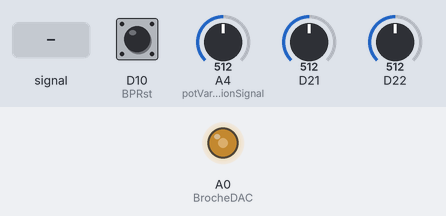
Bench run of a sketch on a simulated Arduino Zero (SAMD21). Parts: output pins drawn as LEDs (lit = HIGH). The test bench sets the inputs (shaded band); at power-on: A4 (potVariationSignal) = 512, D21 = 512, D10 (BPRst) HIGH, D22 = 512 (analog values on the 0–1023 scale). What the sketch prints to the serial monitor is not drawn.

Above: at 1.2 s.
1.3 s: A4 (potVariationSignal) fed a 200 Hz sine of ±81 counts around its level
4.3 s: A4 (potVariationSignal) set to 0
At 5.5 s:
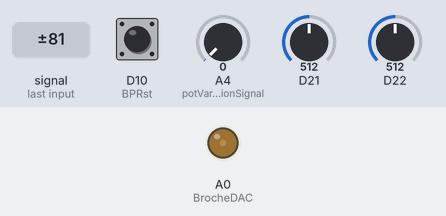
5.8 s: A4 (potVariationSignal) set to 1023
At 7.0 s:
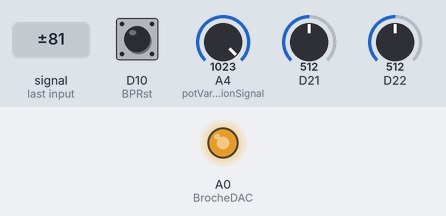
7.3 s: A4 (potVariationSignal) set to 511
At 8.2 s:
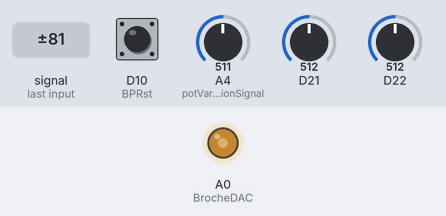
8.8 s: A4 (potVariationSignal) fed a 1000 Hz sine of ±255 counts around its level
11.8 s: D21 set to 0
Timing chart, 0 to 15.8 s (numbered marks = the images above; inputs shaded):
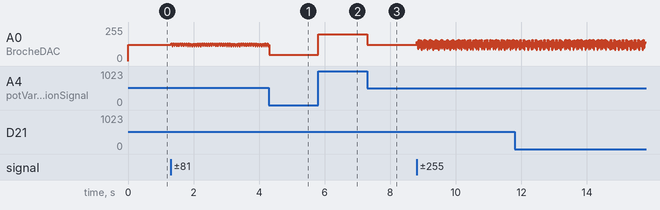

Measured:
- after the input at 5.8 s, A0 (BrocheDAC): 47/255 → 199/255 at once
- after the input at 7.3 s, A0 (BrocheDAC): 199/255 → 123/255 at once

The sketch:

calculo02.ino
```cpp
  //++++++++++++++++++++++++++++++++++++++++++++++++++++++++++++++++++++++++++++++++++++++++++++++++++++++++++++++++++++++++++++++++++++++++++++++++++++++++++++++++++++++++++++
  // Claude DUFOURMONT Le 05/04/2022
  // claude.dufourmont@laposte.net
  // https://www.youtube.com/c/ClaudeDufourmont
  // Nouveau concept pour calculer la résistance série d'une LED, en prenant en compte une donnée supplémentaire : la perception de la luminosité par l'oeil humain
  // Ce code est associé à la vidéo YouTube : https://youtu.be/AS8kzdWavEM
  // Ce code est associé à Github :https://github.com/claudiusmarius/https-github.com-claudiusmarius-LED-CALCULATOR---NEW-CONCEPT/upload/main
  // https://pastebin.com/CZHDZ07r
  //+++++++++++++++++++++++++++++++++++++++++++++++++++++++++++++++++++++++++++++++++++++++++++++++++++++++++++++++++++++++++++++++++++++++++++++++++++++++++++++++++++++++++++

  #define BrocheDAC A0                  // Envoie signal ANA vers la base du transistor Q1
  #define potVariationSignal A4         // Curseur potentiomètre su A4
  #define BrocheVC A8                   // "Image"tension collecteur  sur A8
  #define BrocheVE A7                   // "Image"tension émetteur  sur A7
  #define BPRst 10                      // Bouton de rst

  int etatBPRst = LOW;

  int ValueDAC;                         // Echelle : 0 -> 1023 points (analogWriteResolution(10)) pour 0 -> 3.3V
  int a;                                // Curseur potentiomètre (varie de 0 à 3.3V pour 0 à 1023 points
  int aa;
  int R1 = 82;

  float ID1;                            // Variable courant LD calculé
  float VCC5 = 5.08;                    // Tension d'alimentation fournie par la prise USB (A MESURER ET ACTUALISER DANS LE CODE POUR UNE PLUS GRANDE PRECISION)
  float VCC3 = 3.32;                    // Tension d'alimentation fournie par le SEEEDUINO XIAO ((A MESURER ET ACTUALISER DANS LE CODE POUR UNE PLUS GRANDE PRECISION)
  float R3V;                            // Résistance calculée pour une tension de 3.3V
  float R5V;                            // Résistance calculée pour une tension de 5V
  float R10V;                           // Résistance calculée pour une tension de 10V
  float R12V;                           // Résistance calculée pour une tension de 12V
  float R15V;                           // Résistance calculée pour une tension de 15V

  int VCpoint;                          // Valeur de VC en points
  int VEpoint;                          // Valeur de VE en points

  float VC;                             // Valeur de VC en volts
  float VE;                             // Valeur de VE en volts
  float VD1;
  float k = .5;                         // Les valeurs analogiques pouvant atteindre 5V sont divisées par deux via un pont diviseur

  void setup()
  {

  analogReadResolution(10);             // Spécification résolution à utiliser pour la lecture ANA
  analogWriteResolution(10);
  pinMode (BPRst, INPUT_PULLUP);        // BPRst en entrée pull up
  ValueDAC = 0;                         // Initialisation à 0 de ValueDAC
  a = 0;                                // Initialisation à 0 de a (curseur potentiomètre
  aa = 0;
  Serial.begin(115200);                   // ¨Préparation de la liaison série à 9600 bauds

  }

  void loop()
  {

  VCpoint = analogRead (A8);            // Lecture en points de VC (affecté du coefficient k)
  VEpoint = analogRead (A7);            // Lecture en points de VE (affecté du coefficient k)

  VC = VCC3 *VCpoint / 1023 /k ;        // Calcul de VC en volts
  VE = VCC3 *VEpoint / 1023 /k ;        // Calcul de VE en volts

  VD1 = VCC5 - VC;                      // Calcul de VD1 en volts
  ID1 = 1000*VE/R1;                     // Calcul de ID1 en mA

  R3V = (3.3 - VD1) / ID1;              // Calcul de la résistance LED pour une tension de 3.3V
  R5V = (5 - VD1) / ID1;                // Calcul de la résistance LED pour une tension de 5V
  R10V = (10 - VD1) / ID1;              // Calcul de la résistance LED pour une tension de 10V
  R12V = (12 - VD1) / ID1;              // Calcul de la résistance LED pour une tension de 12V
  R15V = (15 - VD1) / ID1;              // Calcul de la résistance LED pour une tension de 15V

  a = analogRead (potVariationSignal);  // Lecture en points de la tension curseur du potentiomètre


  // *********************** Type de réglage à choisir *******************************************************
  // *********************************************************************************************************

     //ValueDAC = a;                       // Reglage grossier

     //ValueDAC = map(a,0,1023, 220,500);
     //ValueDAC = map(a,0,1023, 220,600);
     //ValueDAC = map(a,0,1023, 230,750);

      ValueDAC = map(a,0,1023, 190,800);

  // ====================================================================================================================
  // Les lignes ci-dessus servent à déterminer la plage de de réglage, elles peuvent être modifiées selon vos préférences
  // ====================================================================================================================

  // ********************************************************************************************************
  // ********************************************************************************************************

  if ( (abs (aa - a)) >4 )
  {

  analogWrite(BrocheDAC, ValueDAC);     // Positionnement de la dernière ValueDAC sur son port
  delay(5);
  Serial.println (" ");
  Serial.println (" ");
  Serial.println (" ");
  Serial.println (" ");
  Serial.println (" ");
  Serial.println ("    ---------------------------------------------------------------------------------------------------------------------------------------------------------------------------------------- ");
  Serial.println (" ");
  Serial.println ("                                                                      LED");
  Serial.println ("                                                                  CALCULATOR ");
  Serial.println ("                                                                CLAUDE DUFOURMONT ");
  Serial.println ("                                                          claude.dufourmont@laposte.net");
  Serial.println (" ");
  Serial.println ("                                    visitez ma chaîne YouTube :  --->  https://www.youtube.com/c/ClaudeDufourmont ");
  Serial.println (" ");
  Serial.println ("                                             LIKEZ    -    SOUSCRIVEZ    -    PARTAGEZ    -    COMMENTEZ ");
  Serial.println (" ");
  Serial.println ("                              Ce montage a pour rôle de déterminer la résistance à placer en série avec une LED ");
  Serial.println ("                              Après avoir déterminé le niveau de luminosité souhaité ");
  Serial.println ("                              Ce niveau de luminosité est réglé à partir du potentiomètre ");
  Serial.println ("                              Les valeurs de résistance sont données pour différentes valeurs de tension");
  Serial.println (" ");
  Serial.println ("    ---------------------------------------------------------------------------------------------------------------------------------------------------------------------------------------- ");
  Serial.println ("    ---------------------------------------------------------------------------------------------------------------------------------------------------------------------------------------- ");
  Serial.println ("");
  Serial.println ("");
  Serial.println ("");
  Serial.print ("            VC (V) =           ");
  Serial.print (VC);
  Serial.println ("    Tension collecteur Transistor ");
  Serial.print ("            VE (V) =           ");
  Serial.print (VE);
  Serial.println ("    Tension Emetteur Transistor ");
  Serial.print ("            VD1 (V) =          ");
  Serial.print (VD1);
  Serial.println ("    Tension de seuil D1");
  Serial.print ("            ID1 (mA) =         ");
  Serial.print (ID1);
  Serial.println ("    Courant D1 ");
  Serial.print ("            R3V (Kohms) =      ");
  Serial.print (R3V);
  Serial.println ("    Valeur de résistance à placer en série avec la LED si le circuit R+LED est alimenté en 3.3V");
  Serial.print ("            R5V (Kohms) =      ");
  Serial.print (R5V);
  Serial.println ("    Valeur de résistance à placer en série avec la LED si le circuit R+LED est alimenté en 5V");
  Serial.print ("            R10V (Kohms) =     ");
  Serial.print (R10V);
  Serial.println ("    Valeur de résistance à placer en série avec la LED si le circuit R+LED est alimenté en 10V");
  Serial.print ("            R12V (Kohms) =     ");
  Serial.print (R12V);
  Serial.println ("    Valeur de résistance à placer en série avec la LED si le circuit R+LED est alimenté en 12V");
  Serial.print ("            R15V (Kohms) =     ");
  Serial.print (R15V);
  Serial.println ("    Valeur de résistance à placer en série avec la LED si le circuit R+LED est alimenté en 15V");
  Serial.println (" ");
  Serial.println (" ");
  Serial.println (" ");
  Serial.println ("    ---------------------------------------------------------------------------------------------------------------------------------------------------------------------------------------- ");
  Serial.println (" ");
  aa = a;
  }

  digitalRead (BPRst);                  // Lecture de l'entrée numérique affectée à BPRst
  if (digitalRead (BPRst) == LOW)
  {
  etatBPRst = HIGH;                     // Détermination de son état
  }
  if (etatBPRst == HIGH)
  {
  NVIC_SystemReset();                   // RST logicielle si etatBPRst == HIGH
  etatBPRst = LOW;                      // Remise à LOW de létatBPRst
  }

  }
```
